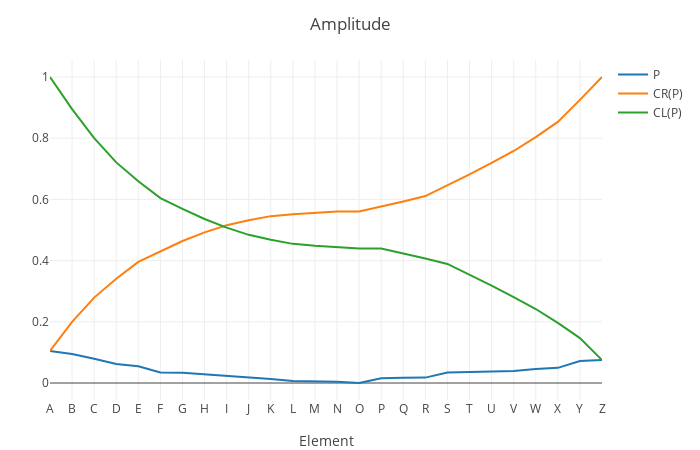

Notebook cell for this chart:
### Code cell
a_p = a / sum(a)

a_p_cr = cumsum(a_p)

a_p_cl = cumulate_sum_reverse(a_p)

plot_x_y(
    (a_p, a_p_cr, a_p_cl);
    name_ = ("P", "CR(P)", "CL(P)"),
    layout = extend_layout(layout; title = "Amplitude"),
)

### Figure 1 — Plotly figure (JSON) as saved in the notebook; plotly's stock layout.template omitted (floating-point values rounded to 4 significant figures)
{"data": [{"name": "P", "type": "scatter", "x": [1, 2, 3, 4, 5, 6, 7, 8, 9, 10, 11, 12, 13, 14, 15, 16, 17, 18, 19, 20, 21, 22, 23, 24, 25, 26], "y": [0.1048, 0.09497, 0.07928, 0.06185, 0.05504, 0.03471, 0.03329, 0.02836, 0.02344, 0.01618, 0.01334, 0.006156, 0.005236, 0.00389, 2.771e-05, 0.01557, 0.0171, 0.01763, 0.03439, 0.0364, 0.03737, 0.03912, 0.04553, 0.04953, 0.07194, 0.07482]}, {"name": "CR(P)", "type": "scatter", "x": [1, 2, 3, 4, 5, 6, 7, 8, 9, 10, 11, 12, 13, 14, 15, 16, 17, 18, 19, 20, 21, 22, 23, 24, 25, 26], "y": [0.1048, 0.1998, 0.2791, 0.3409, 0.396, 0.4307, 0.464, 0.4923, 0.5158, 0.532, 0.5453, 0.5514, 0.5567, 0.5606, 0.5606, 0.5762, 0.5933, 0.6109, 0.6453, 0.6817, 0.7191, 0.7582, 0.8037, 0.8532, 0.9252, 1]}, {"name": "CL(P)", "type": "scatter", "x": [1, 2, 3, 4, 5, 6, 7, 8, 9, 10, 11, 12, 13, 14, 15, 16, 17, 18, 19, 20, 21, 22, 23, 24, 25, 26], "y": [1, 0.8952, 0.8002, 0.7209, 0.6591, 0.604, 0.5693, 0.536, 0.5077, 0.4842, 0.468, 0.4547, 0.4486, 0.4433, 0.4394, 0.4394, 0.4238, 0.4067, 0.3891, 0.3547, 0.3183, 0.2809, 0.2418, 0.1963, 0.1468, 0.07482]}], "layout": {"autosize": false, "height": 450, "margin": {"b": 50, "l": 50, "r": 50, "t": 60}, "templateaa": "plotly_white", "title": {"text": "Amplitude"}, "width": 700, "xaxis": {"autorange": true, "range": [1, 26], "ticktext": ["A", "B", "C", "D", "E", "F", "G", "H", "I", "J", "K", "L", "M", "N", "O", "P", "Q", "R", "S", "T", "U", "V", "W", "X", "Y", "Z"], "tickvals": [1, 2, 3, 4, 5, 6, 7, 8, 9, 10, 11, 12, 13, 14, 15, 16, 17, 18, 19, 20, 21, 22, 23, 24, 25, 26], "title": {"text": "Element"}, "type": "linear"}, "yaxis": {"autorange": true, "range": [-0.05553, 1.056], "type": "linear"}}}
